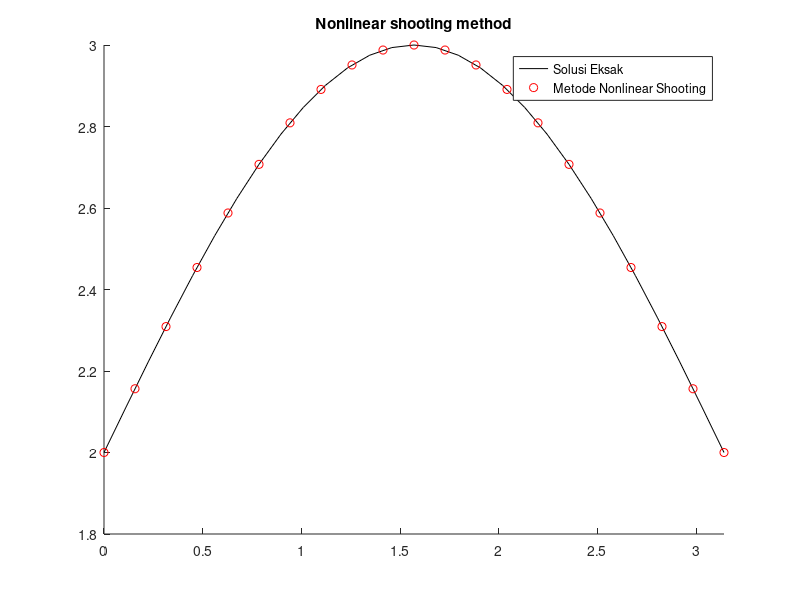

Recreate this plot in MATLAB.
clc; % untuk membersihkan jendela perintah atau konsol
clear all; % menghapus semua variabel dari ruang kerja
close all; % menutup semua jendela gambar atau plot

function [x_i, w_1i, w_2i] = nonlinshoot(f, fy, fyp, a, b, n, alpha, beta, m, tol)  % Mendefinisikan fungsi nonlinearshoot 
  h = (b - a)/n;% stepsize
  k = 1; % parameter k
  tk = (beta - alpha)/(b - a); % parameter tk
  x_i = w_1i = w_2i = []; % mendefinisikan variabel variabel xi,w1i dan w2i sebagai sebuah himpunan kosong
  while k <= m % while condition agar fungsi berjalan
    w = [alpha;tk]; % Mendefinisikan w(1,0) dan w(2,0)
    u = [0,1]; % Mendefinisikan nilai u1 dan u2
    for i = 1:n 
      x = a + (i-1)*h; % Mendefinisikan nilai x
      % proses rungkuta orde 4
      k_11 = h*w(2,i);
      k_12 = h*f(x, w(1,i), w(2,i));

      k_21 = h*(w(2,i)+(k_12/2));
      k_22 = h*f((x+(h/2)), (w(1,i)+(k_11/2)), (w(2,i)+(k_12/2)));

      k_31 = h*(w(2,i)+(k_22/2));
      k_32 = h*f((x+(h/2)), (w(1,i)+(k_21/2)), (w(2,i)+(k_22/2)));

      k_41 = h*(w(2,i)+k_32);
      k_42 = h*f((x+h), (w(1,i)+k_31), (w(2,i)+k_32));

      w(1,i+1) = w(1,i) + ((k_11 + 2*k_21 + 2*k_31 + k_41)/6);
      w(2,i+1) = w(2,i) + ((k_12 + 2*k_22 + 2*k_32 + k_42)/6);

      kp_11 = h*u(2);
      kp_12 = h*(fy(x, w(1,i), w(2,i))*u(1) + fyp(x, w(1,i), w(2,i))*u(2));

      kp_21 = h*(u(2) + (kp_12/2));
      kp_22 = h*(fy((x+(h/2)), w(1,i), w(2,i))*u(1) + fyp((x+(h/2)), w(1,i), w(2,i))*(u(2) + (kp_12/2)));

      kp_31 = h*(u(2)+(kp_22/2));
      kp_32 = h*(fy((x+(h/2)), w(1,i), w(2,i))*(u(1) + (kp_21/2)) + fyp((x+(h/2)), w(1,i), w(2,i))*(u(2) + (kp_22/2)));

      kp_41 = h*(u(2)+kp_32);
      kp_42 = h*(fy((x+h), w(1,i), w(2,i))*(u(1)+kp_31) + fyp((x+h), w(1,i), w(2,i))*(u(2) + kp_32));

      u(1) = u(1) + (kp_11 + 2*kp_21 + 2*kp_31 + kp_41)/6;
      u(2) = u(2) + (kp_12 + 2*kp_22 + 2*kp_32 + kp_42)/6;
    endfor

  if abs(w(1,n+1) - beta) <= tol       % jika sudah mencapai batas toleransi maka program berhenti
    for i = 1:(n+1)
      x = a+(i-1)*h;
      x_i(i) = x;
      w_1i(i) = w(1,i);
      w_2i(i) = w(2,i);
    endfor
    return
  endif
  tk = tk-((w(1,n+1) - beta)/u(1));
  k = k + 1;
  endwhile
  disp('max iteration')
endfunction

xi = w1i = w2i = []; %mendefinisikan variabel variabel xi,w1i dan w2i sebagai sebuah himpunan kosong
f = @(x, y, yp) ((1/2)*(1-((yp) ^ 2)- y*sin(x))); %mendefinisikan fungsi
fy = @(x, y, yp) (-(sin(x)) / 2); % melakukan turunan terhadap y
fyp = @(x, y, yp) (-yp); % melakukan turunan terhadap yp
a = 0; % mendefinisikan batas bawah fungsi
b = pi; % mendefinisikan batas atas fungsi
alpha = 2; % Mendefinisikan nilai awal fungsi
beta = 2; % Mendefinisikan nilai batas fungsi
tol = 10^(-4); % batas toleransi error
n = 20; % mendefinisikan parameter n
m = 10; % mendefinisikan parameter m

[xi, w1i, w2i] = nonlinshoot(f, fy, fyp, a, b, n, alpha, beta, m, tol); % Mendefinisikan fungsi nonlinearshoot 

% Mencari solusi eksak
sln = @(x) (2 + sin(x));
w = [];
for i = 1:length(xi)
  w(i) = sln(xi(i));
endfor

[xi', w1i', w', abs(w-w1i)'] % Mencetak tabelx,aproksimasi w, solusi eksak dan eror


hold on; 
fplot(sln, [0,pi], 'k'); % plot fungsi eksaknya
scatter(xi, w1i, 'r'); % xi-wli scatter plot  
legend('Solusi Eksak', 'Metode Nonlinear Shooting'); % memberi legenda pada plot
title('Nonlinear shooting method'); % judul plot

